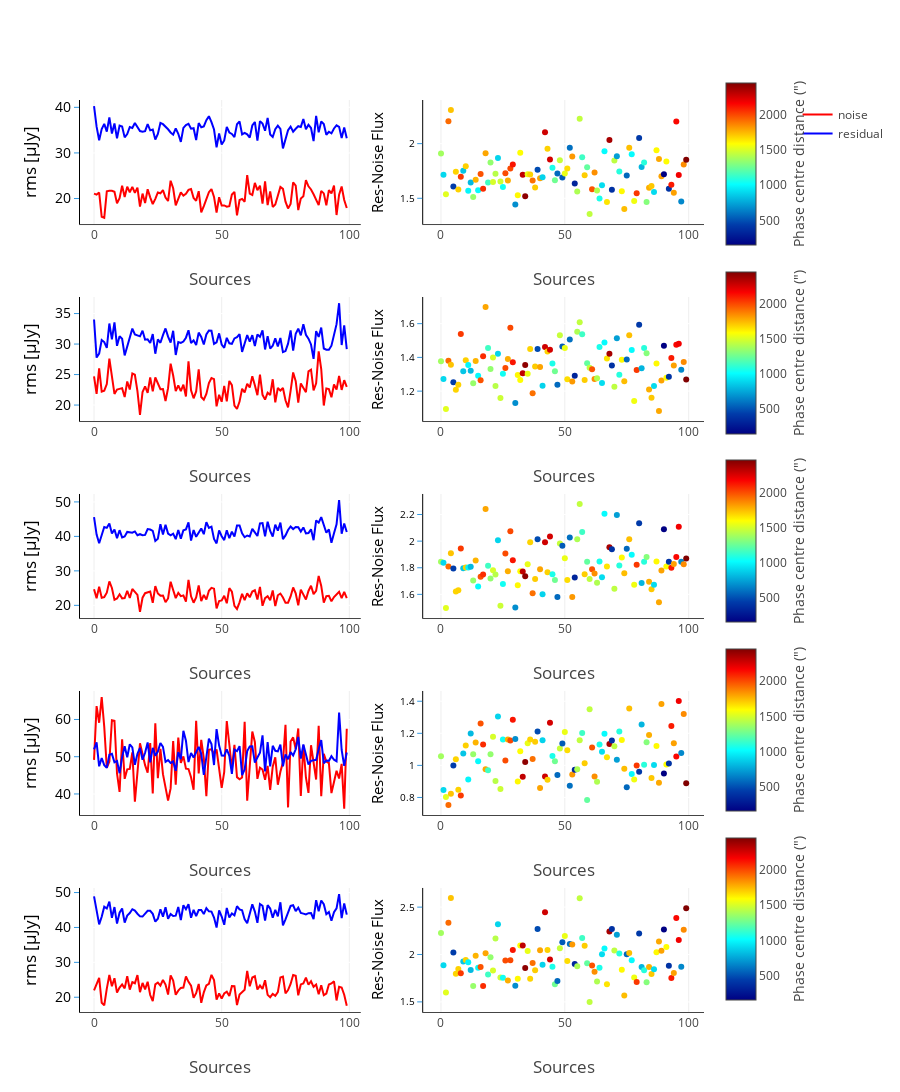

The code cell stored with this chart in its notebook:
### Code cell
data = []
im_titles =[]
TO_MICRO = 1E6

for residual_image, noise_image in res_noise_images.items():
    header1 = residual_image[:-5][23:]
    header2 = noise_image[:-17][:]
   # im_titles.append('<b>{:s} RMS</b>'.format(header1.upper()))
    #im_titles.append('<b>{:s} residual-noise</b>'.format(header2.upper()))

fig = tools.make_subplots(rows=len(res_noise_images), cols=2, shared_yaxes=False, print_grid=False,
                          #horizontal_spacing = 0.25,
                          vertical_spacing = 0.08,
                          subplot_titles=im_titles)
i=0
j=0
counter = 0
for residual_image, noise_image in res_noise_images.items():
    counter+=1
    rmss = []
    residuals = []
    name_labels = []
    res_noise_ratio = []
    dist_from_phase = []
    imager = residual_image
    k = 0
    for res_src in res[imager]:
        rmss.append(res_src[0])
        residuals.append(res_src[1])
        res_noise_ratio.append(res_src[2])
        dist_from_phase.append(res_src[3])
        name_labels.append(res_src[4])
        k += 1
    fig.append_trace(go.Scatter(x=range(len(rmss)), y=np.array(rmss)*TO_MICRO, mode = 'lines',
                                showlegend=True if i == 0 else False,
                                text = name_labels, name = 'noise',
                                marker = dict(color = 'rgb(255,0,0)'),
                                error_y=dict(type='data', #array=SCALE_ERR,
                                             color='rgb(158, 63, 221)', visible=True)), i+1, 1)
    fig.append_trace(go.Scatter(x=range(len(rmss)), y=np.array(residuals)*TO_MICRO, mode = 'lines',
                                showlegend=True if i == 0 else False,
                                text = name_labels, name = 'residual',
                                marker = dict(color='rgb(0,0,255)'),
                                error_y=dict(type='data', #array=SCALE_ERR,
                                             color='rgb(158, 63, 221)', visible=True)), i+1, 1)
    fig.append_trace(go.Scatter(x=range(len(rmss)), y=np.array(res_noise_ratio),
                                mode = 'markers', showlegend=False,
                                text = name_labels,# name = '%s flux_ratio' % imager,
                                # marker = dict(color='rgb(158, 63, 221)'),
                                marker = dict(color = dist_from_phase, showscale=True, colorscale='Jet',
                                              reversescale=False,
                                              colorbar = dict(title='Phase centre distance (")',
                                                              titleside ='right',
                                                              len=PLOT_NUM['colorbar'][PLOTS][2],
                                                              y=PLOT_NUM['colorbar'][PLOTS][1]-j)),
                                error_y=dict(type='data',
                                             color='rgb(158, 63, 221)', visible=True)), i+1, 2)
    pi,sin,cos = np.pi,np.sin,np.cos
    fig['layout'].update(title='', height=1500, width=900,
                         paper_bgcolor='rgb(255,255,255)', #plot_bgcolor='rgb(229,229,229)',
                         legend=dict(xanchor=True, x=1.15,y=1)
                        )
    fig['layout'].update(
        {'yaxis{}'.format(counter+i):YAxis(title=u'rms [μJy]',gridcolor='rgb(255,255,255)',
                                           color='rgb(0,0,0)',
        #range=[1,10],
        tickfont=dict(size=14, color='rgb(0,0,0)'),
        titlefont=dict(size=17),
        showgrid=True,
        showline=True,
        showticklabels=True,
        tickcolor='rgb(51,153,225)',
        ticks='outside',
        zeroline=False)})
    fig['layout'].update(
        {'yaxis{}'.format(counter+i+1):YAxis(title=u'Res-Noise Flux',gridcolor='rgb(255,255,255)',
                                             color='rgb(0,0,0)',
                                             range=res_axis_min_max if _scaley.value else [],
        #range=[1,10],
        tickfont=dict(size=10, color='rgb(0,0,0)'),
        titlefont=dict(size=15),
        showgrid=True,
        showline=True,
        showticklabels=True,
        tickcolor='rgb(51,153,225)',
        ticks='outside',
        zeroline=False)})
    fig['layout'].update({'xaxis{}'.format(counter+i):XAxis(title='Sources',
                                                            titlefont=dict(size=17),
                                                            showline=True,
                                                            zeroline=False, position=0.0, overlaying='x',)})
    fig['layout'].update({'xaxis{}'.format(counter+i+1):XAxis(title='Sources',
                                                              titlefont=dict(size=17),
                                                              showline=True,
                                                              zeroline=False)}# domain=[0.505, 0.8])}
        )
    i+=1
    j+=PLOT_NUM['colorbar'][PLOTS][0]
py.iplot(fig, filename='make-subplots-multiple-with-titles')
